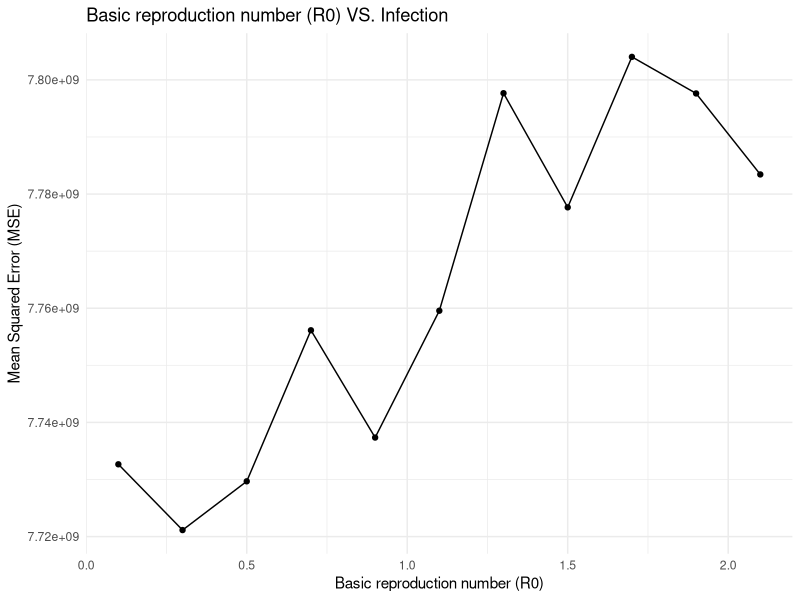
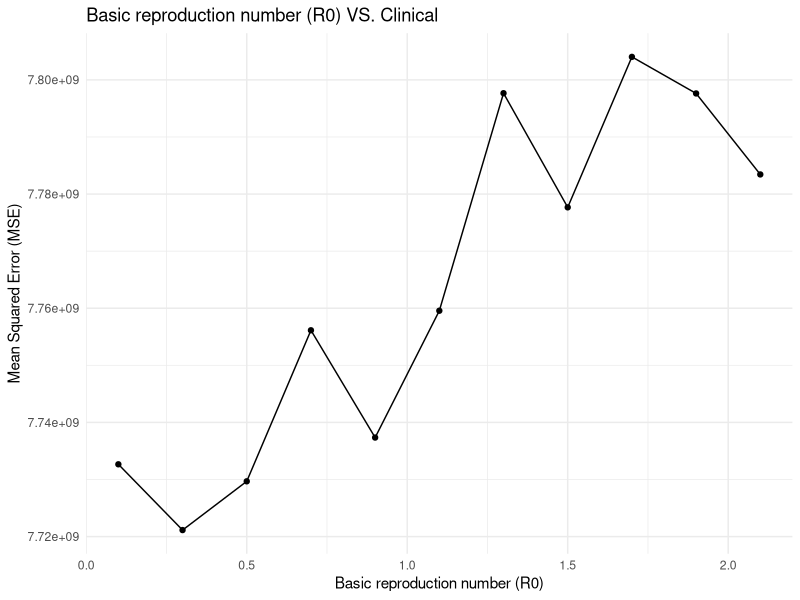
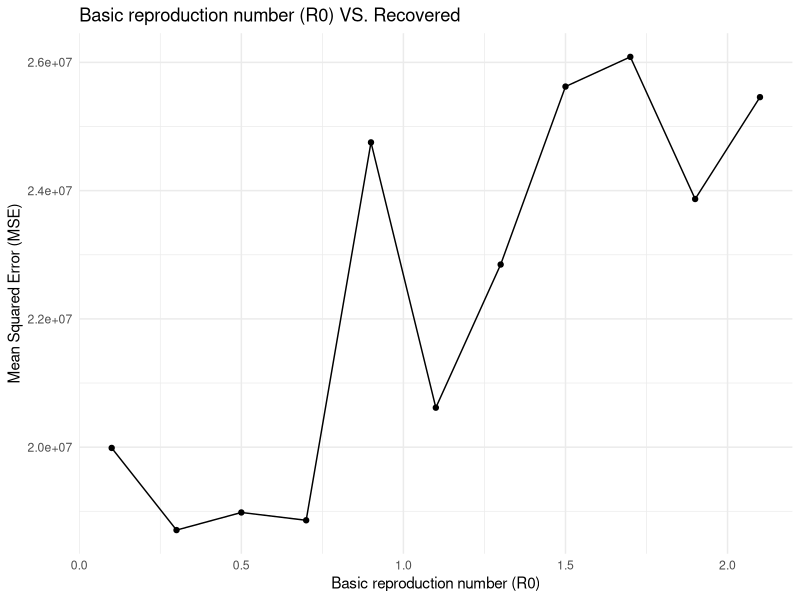
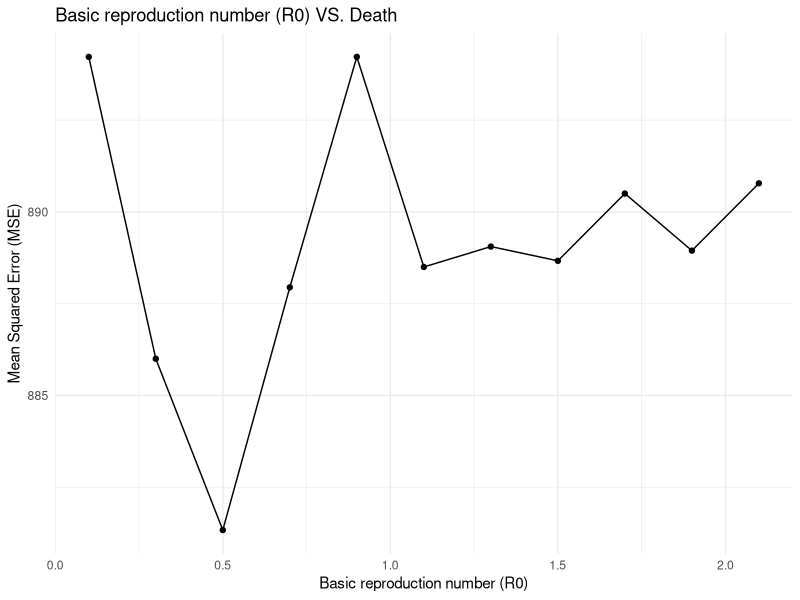

Write the R code that produced these figures, in order.
library(readxl)
library(dplyr)
library(ggplot2)

# 读取真实世界数据与模拟数据
real <- read_excel("real_ca.xlsx")
sim <- read_excel("sim_ca.xlsx")

# 计算每个R0值下模拟数据与真实数据的误差infection/clinical/recovered/death
##Infection
mse1 <- sim %>%
  group_by(R0) %>%
  # 以Year为关键字段合并真实数据
  left_join(real, by = "Year", suffix = c("_sim", "_real")) %>%
  # 计算各年Infection状态的均方误差，na.rm用于排除缺失数据
  summarize(MSE = mean((Infection_sim - Infection_real)^2, na.rm = TRUE))
print(mse1)

# 绘制R0与MSE的关系图
ggplot(mse1, aes(x = R0, y = MSE)) +
  geom_line() +
  geom_point() +
  labs(title = "Basic reproduction number (R0) VS. Infection",
       x = "Basic reproduction number (R0)",
       y = "Mean Squared Error (MSE)") +
  theme_minimal()

##Clinical
mse2 <- sim %>%
  group_by(R0) %>%
  # 以Year为关键字段合并真实数据
  left_join(real, by = "Year", suffix = c("_sim", "_real")) %>%
  # 计算各年Clinical状态的均方误差
  summarize(MSE = mean((Clinical_sim - Clinical_real)^2, na.rm = TRUE))
print(mse2)

# 绘制R0与MSE的关系图
ggplot(mse1, aes(x = R0, y = MSE)) +
  geom_line() +
  geom_point() +
  labs(title = "Basic reproduction number (R0) VS. Clinical ",
       x = "Basic reproduction number (R0)",
       y = "Mean Squared Error (MSE)") +
  theme_minimal()

##Recovered
mse3 <- sim %>%
  group_by(R0) %>%
  # 以Year为关键字段合并真实数据
  left_join(real, by = "Year", suffix = c("_sim", "_real")) %>%
  # 计算各年Clinical状态的均方误差，na.rm用于排除缺失数据
  summarize(MSE = mean((Recovered_sim - Recovered_real)^2, na.rm = TRUE))
print(mse3)

# 绘制R0与MSE的关系图
ggplot(mse3, aes(x = R0, y = MSE)) +
  geom_line() +
  geom_point() +
  labs(title = "Basic reproduction number (R0) VS. Recovered",
       x = "Basic reproduction number (R0)",
       y = "Mean Squared Error (MSE)") +
  theme_minimal()

##Death
mse4 <- sim %>%
  group_by(R0) %>%
  # 以Year为关键字段合并真实数据
  left_join(real, by = "Year", suffix = c("_sim", "_real")) %>%
  # 计算各年Clinical状态的均方误差，na.rm用于排除缺失数据
  summarize(MSE = mean((Death_sim - Death_real)^2, na.rm = TRUE))
print(mse4)

# 绘制R0与MSE的关系图
ggplot(mse4, aes(x = R0, y = MSE)) +
  geom_line() +
  geom_point() +
  labs(title = "Basic reproduction number (R0) VS. Death",
       x = "Basic reproduction number (R0)",
       y = "Mean Squared Error (MSE)") +
  theme_minimal()

#Results
best_R0_Infection <- mse1 %>%
  filter(MSE == min(MSE, na.rm = TRUE))
best_R0_Clinical <- mse2 %>%
  filter(MSE == min(MSE, na.rm = TRUE))
best_R0_Recovered <- mse3 %>%
  filter(MSE == min(MSE, na.rm = TRUE))
best_R0_Death <- mse4 %>%
  filter(MSE == min(MSE, na.rm = TRUE))
cat("Infection Best R0：", best_R0_Infection$R0)
cat("Clinical Best R0：", best_R0_Clinical$R0)
cat("Recovered Best R0：", best_R0_Recovered$R0)
cat("Death Best R0：", best_R0_Death$R0)
